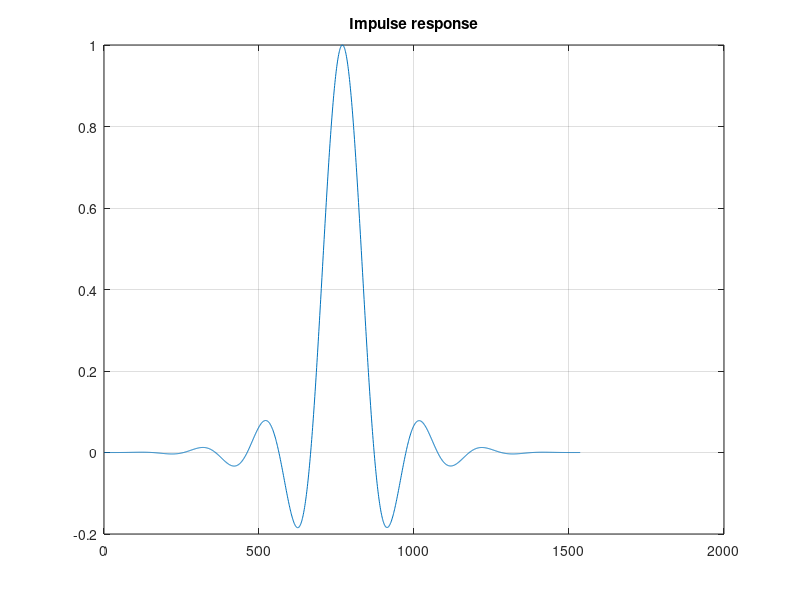
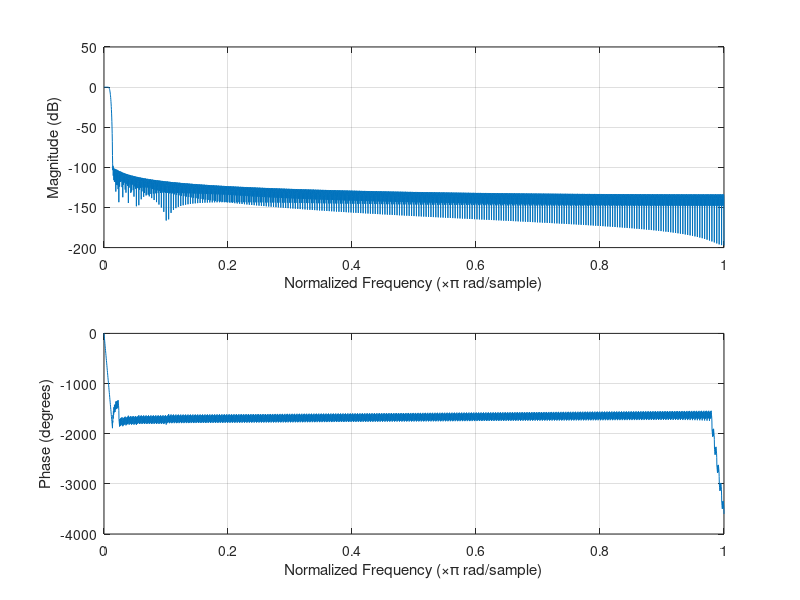
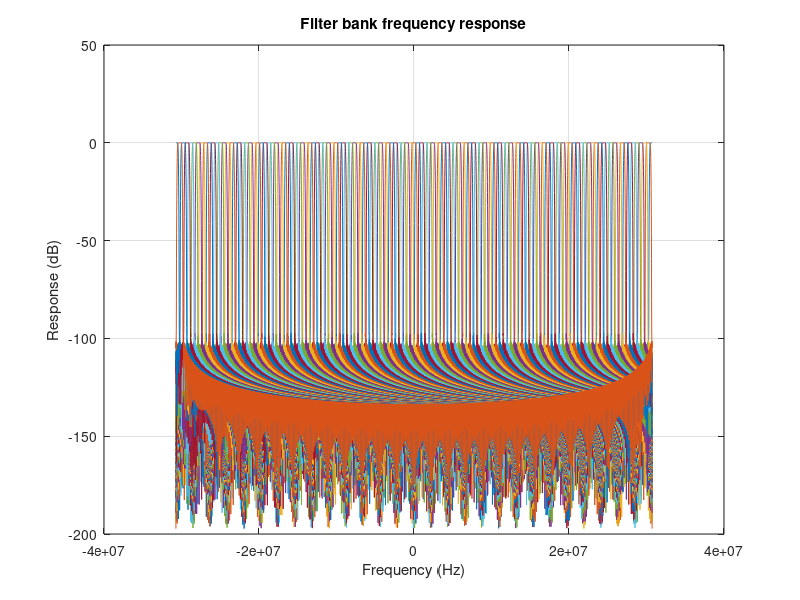

Recreate these plots in MATLAB, in order. (Note: this script raises an error after producing the figures.)
L = 128; % subbands

output_width = 18; %12 + log2(L);

M = 12;         % taps per subband
N = M*L;        % total taps
alpha = 0.8;    %broadening factor
beta = 0.8;     %shape factor
H = kaiser(N,beta*M)' .* sinc(((-N/2:N/2-1))/(alpha*L));
figure(1);
plot(H);
grid on;
title('Impulse response');

figure(2);
%w = linspace(0, 1, 1e3)'; h = freqz(H, length(w), w);
%plot(w, 10*log10(abs(h)));
freqz(H./sum(H))


K = L;
H_k = zeros(K, length(H));
n = 0:(length(H)-1);
f = linspace(-30.72e6, 30.72e6, 5e3);
h = zeros(K, length(f));
fs = 61.44e6;

for k=0:(K-1)
    kn = k - K/2;
    w_0 = kn*(1/K)*2*pi;

    %H_k(k+1, :) = 2*cos(w_0*n) .* H;
    H_k(k+1, :) = exp(-j*w_0*n) .* H .* (1/sum(H));

    h(k+1, :) = freqz(H_k(k+1, :), 1, f, fs);
end

figure(3);
plot(f, 20*log10(abs(h)));
grid on;
xlabel('Frequency (Hz)');
ylabel('Response (dB)');
title('Filter bank frequency response');

%%

H_s = zeros(L, N/L);
for ii = 1:L
    idx = ii:L:N;
    H_s(ii, :) = H(idx);
end

H_s_f = round(H_s * (2^(output_width - 1)));
H_f = round(H * (2^(output_width - 1)));
H_f(H_f > (2^(output_width - 1) - 1)) = 2^(output_width - 1) - 1;

%figure(3);
%plot(H - H_f / (2^(output_width - 1)));
s = "";
for ii = 1:length(H_f)
    bin_data = dec2bin(H_f(ii), output_width);
    if length(bin_data) > output_width
        leading_bits = length(bin_data) - output_width;
        assert(all(bin_data(1:leading_bits) == '1'));
        assert(bin_data(leading_bits + 1) == '1');
        bin_data = bin_data((leading_bits + 1):end);
    end
    s = s + sprintf('%3d => \"%s\", ', ii - 1, bin_data);
    if mod(ii-1, 8) == 7
        s = s + "\n";
    end
end
s = s + "\n";
fprintf(s)

s = "";
for ii = 1:length(H_f)
    s = s + sprintf("%3d: %d\'h%s, ", ii - 1, output_width, dec2hex(H_f(ii), ceil(output_width/4)));
    if mod(ii-1, 8) == 7
        s = s + "\n";
    end
end
s = s + "\n";
fprintf(s)

%
figs_to_save = [1, 2, 3];
for ii = 1:length(figs_to_save)
    fig_index = figs_to_save(ii);
    f = figure(fig_index);
    f.Position = [1400 100 800 500];
    %fig_filename = sprintf('%s_fig_%d.png', filename_base, fig_index);
    %saveas(f, fig_filename);
end
